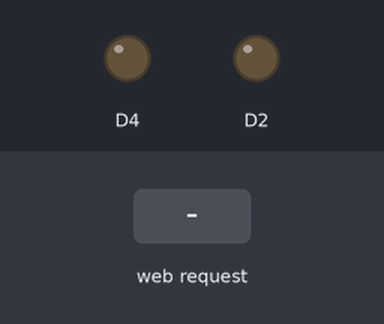
The sketch below on a simulated ESP8266 (NodeMCU). On the bench: output pins drawn as LEDs (lit = HIGH). The inputs (shaded band) are chosen by the test bench. Storage starts empty; what the sketch prints to the serial monitor is not drawn.

Above: at 1.2 s.
1.3 s: HTTP request GET /stat?led1on=1 received
At 2.3 s:
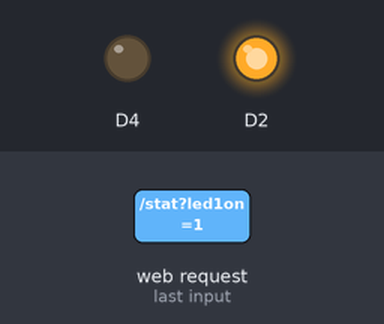
2.8 s: HTTP request GET /stat?led2on=1 received
At 3.4 s:
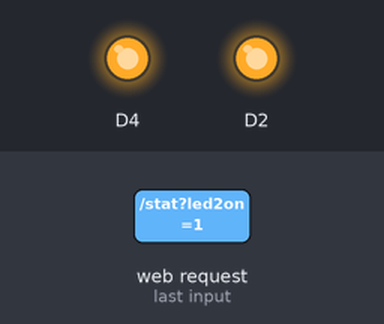
4.3 s: HTTP request GET /stat?led1off=1 received
At 4.6 s:
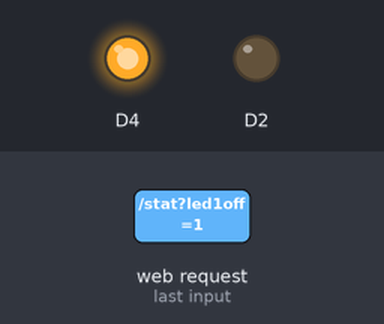
5.8 s: HTTP request GET /stat?led1on=0 received
At 6.9 s:
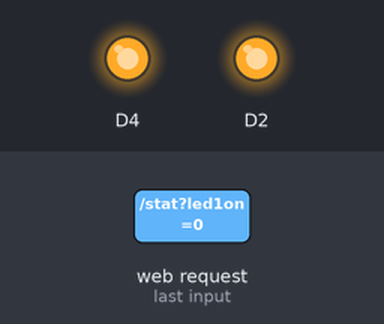
7.3 s: HTTP request GET /stat?led1off=0 received
At 8.1 s:
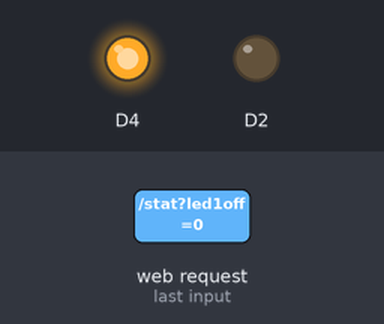
Timing chart, 0 to 9.8 s (numbered marks = the images above; inputs shaded):
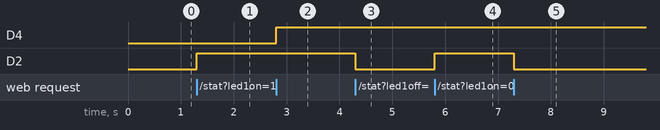

The sketch:

wifiApModeHtml.ino
```cpp
#include <ESP8266WiFi.h>
#include <ESP8266WebServer.h>
#include <LittleFS.h>

/* Put your SSID & Password */
const char* ssid = "NodeMCU";
const char* password = "123456789";

// Set the html file location
const char* htmlFile = "/index.html";

ESP8266WebServer server(80);

bool LED1Status = LOW;
bool LED2Status = LOW;

void setup() {

  if (!LittleFS.begin()) {
    Serial.println("An error has occurred while mounting LittleFS");
    return;
  }
  else{
    Serial.println("LittleFS mounted successfully");
  }

  Serial.begin(9600);
  pinMode(D2, OUTPUT);
  pinMode(D4, OUTPUT);
  WiFi.softAP(ssid, password);

  IPAddress myIP = WiFi.softAPIP();
  Serial.print("Access Point IP:");
  Serial.println(myIP);

  server.on("/", handle_OnConnect);
  server.on("/stat", handleStat);
  server.onNotFound(handle_NotFound);

  server.begin();
  //Serial.println("HTTP Server Started");
}

void loop() {
  server.handleClient();

  if(LED1Status)
  {digitalWrite(D2, HIGH);}
  else
  {digitalWrite(D2, LOW);}

  if(LED2Status)
  {digitalWrite(D4, HIGH);}
  else
  {digitalWrite(D4, LOW);}
}

void handle_OnConnect() {
  String fileContent = readFile(htmlFile);
  if (fileContent) {
    server.send(200, "text/html", fileContent);
  }
  else{
    server.send(404, "text/plain", "Not found");
  }
}

void handleStat() {
  // Check if a specific argument is present in the GET request
  String sendJson = "";
  String led1Txt = "";
  String led2Txt = "";

  if (server.hasArg("led1on")) {
    LED1Status = HIGH; // Later use server.arg("led1on") to get the value
  }
  if (server.hasArg("led1off")) {
    LED1Status = LOW;
  }
  if (server.hasArg("led2on")) {
    LED2Status = HIGH;
  }
  if (server.hasArg("led2off")) {
    LED2Status = LOW;
  }

  if(LED1Status){
    led1Txt = "on";
  }
  else{
    led1Txt = "off";
  }
  if(LED2Status){
    led2Txt = "on";
  }
  else{
    led2Txt = "off";
  }

  sendJson = "{\"led1\": \"";
  sendJson += led1Txt;
  sendJson += "\", \"led2\": \"";
  sendJson += led2Txt;
  sendJson += "\"}";
  server.send(200, "text/json", sendJson);
}

void handle_NotFound(){
  server.send(404, "text/plain", "Not found");
}

String readFile(const char* path) {
  File file = LittleFS.open(path, "r");
  if (!file) {
    Serial.println("Failed to open file for reading");
    return "";
  }

  String content = "";
  while (file.available()) {
    content += char(file.read());
  }
  file.close();
  return content;
}
```

Measured:
- after the input at 1.3 s, D2: LOW → HIGH at once
- after the input at 2.8 s, D4: LOW → HIGH at once
- after the input at 4.3 s, D2: HIGH → LOW at once
- after the input at 5.8 s, D2: LOW → HIGH at once
- after the input at 7.3 s, D2: HIGH → LOW at once
